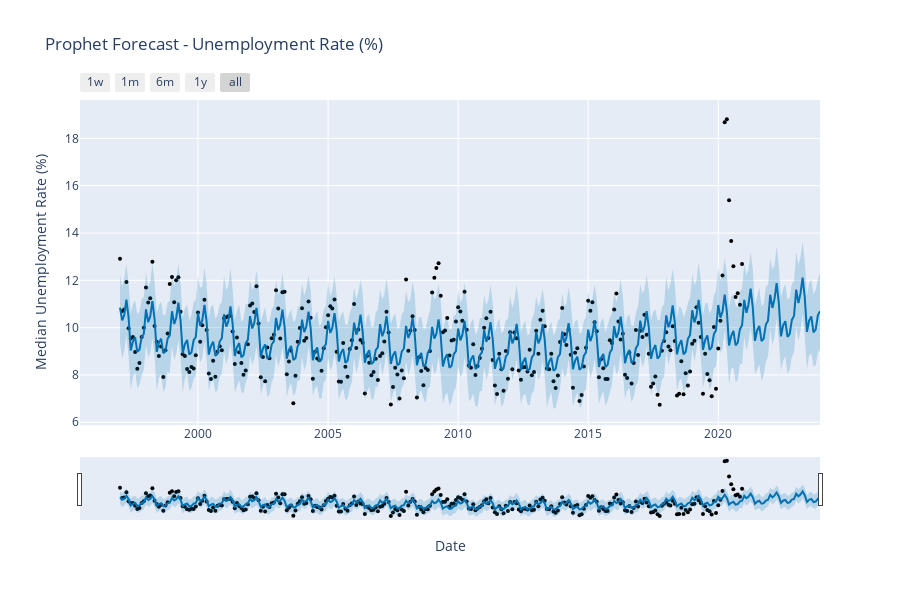

The cell this chart's notebook holds for it:
### Code cell
# Generate plot
fig = plot_plotly(optimized_model, forecast)

# Add labels and title
fig.update_layout(
    title="Prophet Forecast - Unemployment Rate (%)",                 
    xaxis_title="Date",                       
    yaxis_title="Median Unemployment Rate (%)",        
    legend_title="Legend",                   
    font=dict(size=12),                       
)

# Show plot
fig.show()

### Figure 1 — Plotly figure (JSON) as saved in the notebook; plotly's stock layout.template omitted (floating-point values rounded to 4 significant figures; data arrays with more than 128 entries replaced by an {"elided": "..."} marker saying what was removed)
{"data": [{"marker": {"color": "black", "size": 4}, "mode": "markers", "name": "Actual", "type": "scatter", "x": {"elided": "288 str values"}, "y": {"elided": "288 float values"}}, {"hoverinfo": "skip", "line": {"width": 0}, "mode": "lines", "type": "scatter", "x": {"elided": "324 str values"}, "y": {"elided": "324 float values"}}, {"fill": "tonexty", "fillcolor": "rgba(0, 114, 178, 0.2)", "line": {"color": "#0072B2", "width": 2}, "mode": "lines", "name": "Predicted", "type": "scatter", "x": {"elided": "324 str values"}, "y": {"elided": "324 float values"}}, {"fill": "tonexty", "fillcolor": "rgba(0, 114, 178, 0.2)", "hoverinfo": "skip", "line": {"width": 0}, "mode": "lines", "type": "scatter", "x": {"elided": "324 str values"}, "y": {"elided": "324 float values"}}], "layout": {"font": {"size": 12}, "height": 600, "legend": {"title": {"text": "Legend"}}, "showlegend": false, "title": {"text": "Prophet Forecast - Unemployment Rate (%)"}, "width": 900, "xaxis": {"rangeselector": {"buttons": [{"count": 7, "label": "1w", "step": "day", "stepmode": "backward"}, {"count": 1, "label": "1m", "step": "month", "stepmode": "backward"}, {"count": 6, "label": "6m", "step": "month", "stepmode": "backward"}, {"count": 1, "label": "1y", "step": "year", "stepmode": "backward"}, {"step": "all"}]}, "rangeslider": {"visible": true}, "title": {"text": "Date"}, "type": "date"}, "yaxis": {"title": {"text": "Median Unemployment Rate (%)"}}}}
